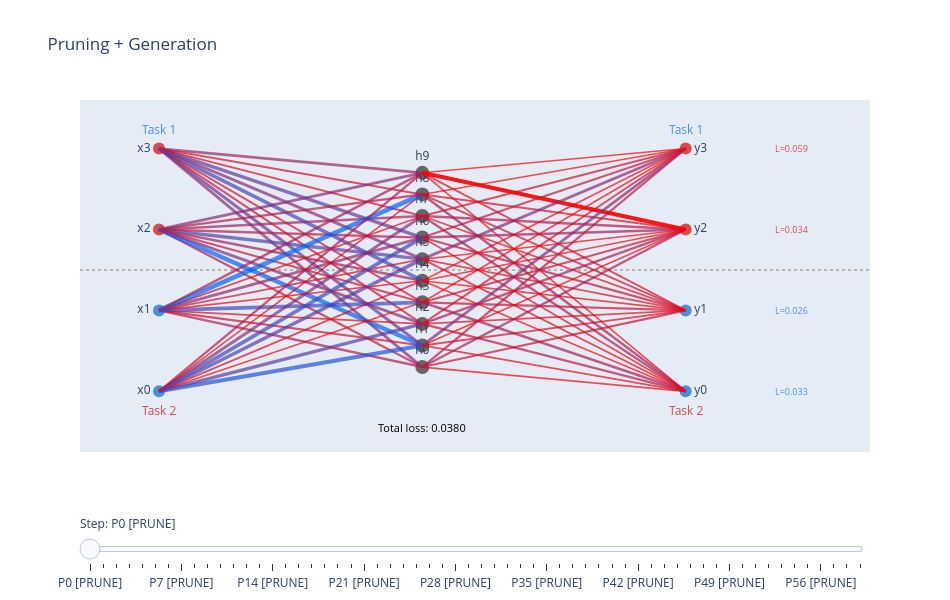

Source (notebook cell):
### Markdown cell above
## Network Diagram

Hover over connections for weight + utility. Red = about to be pruned. Per-output
loss shown next to outputs. Events (generation, task changes) noted in the title.

### Code cell
def plot_diagram(snapshots):
    n_active_units = max(int(s['M_in'].any(axis=1).sum()) for s in snapshots)
    input_y = np.linspace(0, 1, INPUT_DIM)
    hidden_y = np.array([0.5]) if n_active_units <= 1 else np.linspace(0.1, 0.9, N_HIDDEN_MAX)
    output_y = np.linspace(0, 1, OUTPUT_DIM)

    all_utils = []
    for s in snapshots:
        u_in = s['U_in'] * s['M_in']; u_out = s['U_out'] * s['M_out']
        all_utils.extend(u_in[s['M_in'] > 0].tolist())
        all_utils.extend(u_out[s['M_out'] > 0].tolist())
    vmin, vmax = 0, np.percentile(all_utils, 95) if all_utils else 1

    frames = []
    for si, snap in enumerate(snapshots):
        M_in_s, M_out_s = snap['M_in'], snap['M_out']
        U_in_s, U_out_s = snap['U_in'], snap['U_out']
        W_in_s, W_out_s = snap['W_in'], snap['W_out']
        pruned_is_out = snap['pruned_is_output']
        pruned_idx = snap['pruned_local_idx']

        shapes, hover_x, hover_y, hover_text = [], [], [], []

        for k in range(N_HIDDEN_MAX):
            for i in range(INPUT_DIM):
                if not M_in_s[k, i]: continue
                u, w = float(U_in_s[k, i]), float(W_in_s[k, i])
                norm_u = min(max((u - vmin) / max(vmax - vmin, 1e-10), 0), 1)
                color = f'rgba({int(255*(1-norm_u))}, {int(100*norm_u)}, {int(255*norm_u)}, 0.7)'
                width = 1.5 + 3 * norm_u
                is_pruned = (pruned_is_out is not None and not pruned_is_out
                             and pruned_idx == k * INPUT_DIM + i)
                if is_pruned: color, width = 'rgba(255, 0, 0, 0.9)', 4
                shapes.append(dict(type='line', x0=0, y0=float(input_y[i]),
                                   x1=1, y1=float(hidden_y[k]),
                                   line=dict(color=color, width=width)))
                mx = 0.5; my = 0.5 * (float(input_y[i]) + float(hidden_y[k]))
                hover_x.append(mx); hover_y.append(my)
                hover_text.append(f'in[{k},{i}] w={w:.4f} u={u:.4f}')

        for j in range(OUTPUT_DIM):
            for k in range(N_HIDDEN_MAX):
                if not M_out_s[j, k]: continue
                u, w = float(U_out_s[j, k]), float(W_out_s[j, k])
                norm_u = min(max((u - vmin) / max(vmax - vmin, 1e-10), 0), 1)
                color = f'rgba({int(255*(1-norm_u))}, {int(100*norm_u)}, {int(255*norm_u)}, 0.7)'
                width = 1.5 + 3 * norm_u
                is_pruned = (pruned_is_out is not None and pruned_is_out
                             and pruned_idx == j * N_HIDDEN_MAX + k)
                if is_pruned: color, width = 'rgba(255, 0, 0, 0.9)', 4
                shapes.append(dict(type='line', x0=1, y0=float(hidden_y[k]),
                                   x1=2, y1=float(output_y[j]),
                                   line=dict(color=color, width=width)))
                mx = 1.5; my = 0.5 * (float(hidden_y[k]) + float(output_y[j]))
                hover_x.append(mx); hover_y.append(my)
                hover_text.append(f'out[{j},{k}] w={w:.4f} u={u:.4f}')

        loss_annots = []
        pol = snap['per_output_loss']
        for j in range(OUTPUT_DIM):
            task = j // N_OUTPUTS_PER_TASK
            c = '#4a90d9' if task == 0 else '#d94a4a'
            loss_annots.append(dict(x=2.4, y=float(output_y[j]), text=f'L={pol[j]:.3f}',
                                    showarrow=False, font=dict(size=9, color=c)))
        loss_annots.append(dict(x=1.0, y=-0.15, text=f'Total loss: {snap["total_loss"]:.4f}',
                                showarrow=False, font=dict(size=11, color='black')))
        if snap.get('event'):
            loss_annots.append(dict(x=1.0, y=1.12, text=snap['event'],
                                    showarrow=False, font=dict(size=11, color='green')))

        label = f'P{snap["prune_step"]}'
        label += ' [PRUNE]' if snap['is_prune_frame'] else f'.{snap["sub_step"]+1}'
        frames.append((shapes, hover_x, hover_y, hover_text, loss_annots, label))

    fig = go.Figure()
    colors_in = ['#4a90d9'] * N_INPUTS_PER_TASK + ['#d94a4a'] * N_INPUTS_PER_TASK
    colors_out = ['#4a90d9'] * N_OUTPUTS_PER_TASK + ['#d94a4a'] * N_OUTPUTS_PER_TASK
    # Only show active hidden units
    active_hidden = sorted(set(
        k for s in snapshots for k in range(N_HIDDEN_MAX)
        if s['M_in'][k].any() or s['M_out'][:, k].any()))
    hidden_colors = ['#666'] * N_HIDDEN_MAX

    fig.add_trace(go.Scatter(x=[0]*INPUT_DIM, y=input_y.tolist(), mode='markers+text',
        marker=dict(size=12, color=colors_in),
        text=[f'x{i}' for i in range(INPUT_DIM)],
        textposition='middle left', showlegend=False, hoverinfo='skip'))
    fig.add_trace(go.Scatter(x=[1]*N_HIDDEN_MAX, y=hidden_y.tolist(), mode='markers+text',
        marker=dict(size=14, color=hidden_colors),
        text=[f'h{k}' for k in range(N_HIDDEN_MAX)],
        textposition='top center', showlegend=False, hoverinfo='skip'))
    fig.add_trace(go.Scatter(x=[2]*OUTPUT_DIM, y=output_y.tolist(), mode='markers+text',
        marker=dict(size=12, color=colors_out),
        text=[f'y{j}' for j in range(OUTPUT_DIM)],
        textposition='middle right', showlegend=False, hoverinfo='skip'))
    fig.add_trace(go.Scatter(x=frames[0][1], y=frames[0][2], mode='markers',
        marker=dict(size=15, opacity=0), text=frames[0][3],
        hoverinfo='text', showlegend=False))

    mid_in = (input_y[N_INPUTS_PER_TASK-1] + input_y[N_INPUTS_PER_TASK]) / 2
    fig.add_hline(y=float(mid_in), line_dash='dot', line_color='gray', opacity=0.5)

    base_annots = [
        dict(x=0, y=1.08, text='Task 1', showarrow=False, font=dict(color='#4a90d9', size=12)),
        dict(x=0, y=-0.08, text='Task 2', showarrow=False, font=dict(color='#d94a4a', size=12)),
        dict(x=2, y=1.08, text='Task 1', showarrow=False, font=dict(color='#4a90d9', size=12)),
        dict(x=2, y=-0.08, text='Task 2', showarrow=False, font=dict(color='#d94a4a', size=12)),
    ]
    fig.update_layout(shapes=frames[0][0], annotations=base_annots + frames[0][4])

    node_x = [[0]*INPUT_DIM, [1]*N_HIDDEN_MAX, [2]*OUTPUT_DIM]
    node_y = [input_y.tolist(), hidden_y.tolist(), output_y.tolist()]
    node_text = [[f'x{i}' for i in range(INPUT_DIM)],
                 [f'h{k}' for k in range(N_HIDDEN_MAX)],
                 [f'y{j}' for j in range(OUTPUT_DIM)]]

    steps = [dict(method='update',
                  args=[{'x': node_x + [hx], 'y': node_y + [hy], 'text': node_text + [ht]},
                        {'shapes': sh, 'annotations': base_annots + la}],
                  label=lbl)
             for sh, hx, hy, ht, la, lbl in frames]

    fig.update_layout(
        sliders=[dict(active=0, currentvalue=dict(prefix='Step: '), steps=steps, pad=dict(t=60))],
        title='Pruning + Generation',
        xaxis=dict(range=[-0.3, 2.7], showgrid=False, zeroline=False, showticklabels=False),
        yaxis=dict(range=[-0.25, 1.2], showgrid=False, zeroline=False, showticklabels=False),
        height=600, width=950)
    return fig

fig = plot_diagram(snapshots)
fig.show()
